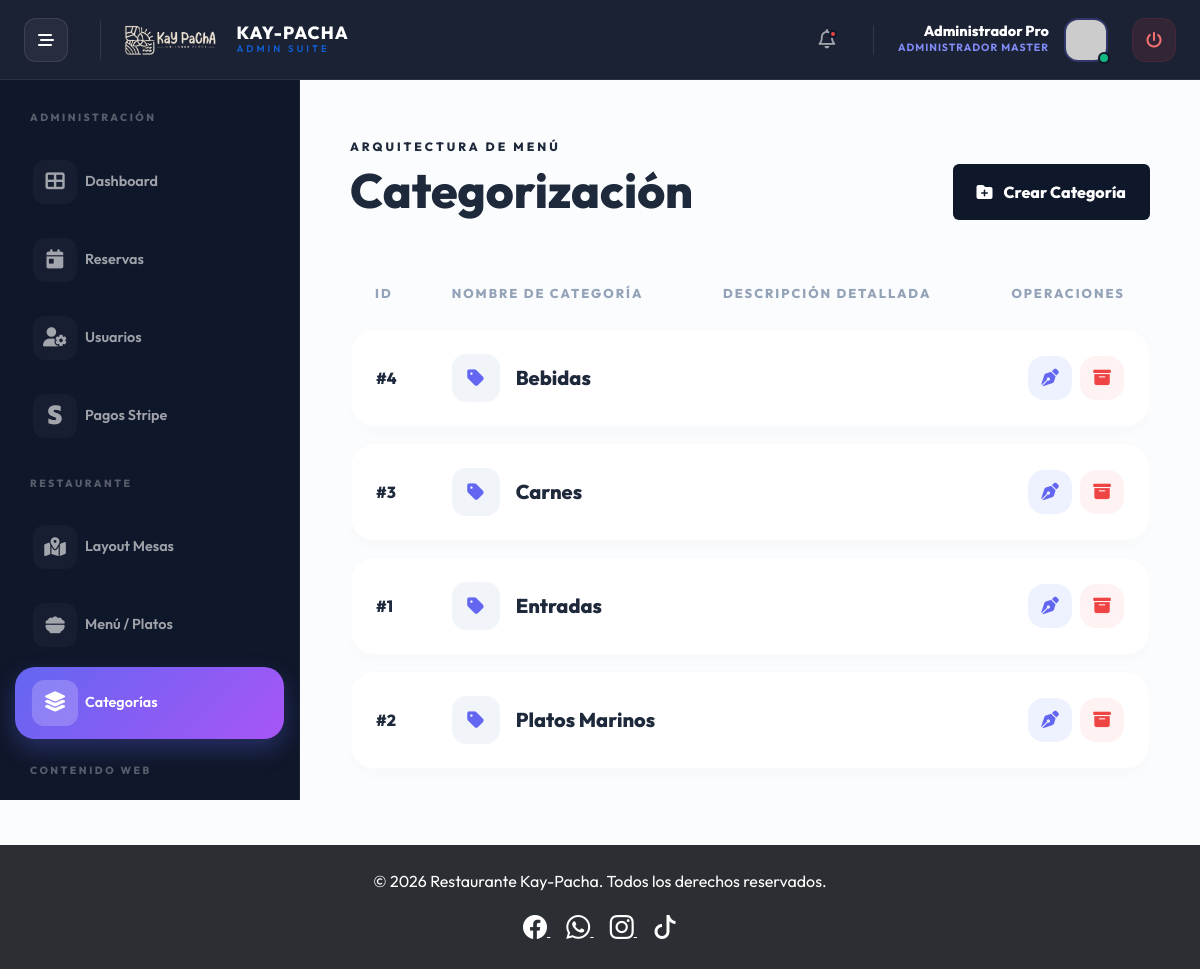
Page /controladores/admin/CategoriasAdminController.php (signed in) on the committed database.
### tables this page shows
CREATE TABLE IF NOT EXISTS `categorias_platos` (
  `id` int NOT NULL AUTO_INCREMENT,
  `nombre` varchar(150) NOT NULL,
  PRIMARY KEY (`id`)
);

### vistas/admin/categorias/index.php (the view, shortened to what this page needs)
<?php
require_once __DIR__ . '/../../layout/headerr.php';
require_once __DIR__ . '/../../layout/sidebar_admin.php';
?>
<div class="content-wrapper">
    <div class="d-flex justify-content-between align-items-end mb-5">
        <div>
            <h6 class="text-indigo fw-800 text-uppercase mb-2" style="letter-spacing: 3px; font-size: 0.75rem;">Arquitectura de Menú</h6>
            <h1 class="fw-800 text-slate-900 display-5 mb-0">Categorización</h1>
        </div>
        <div>
            <a href="/clientes/controladores/admin/CategoriasAdminController.php?accion=crear" class="btn btn-primary shadow-pro border-0 rounded-16 px-4 py-3 fw-800" style="background: var(--slate-900);">
                <i class="fas fa-folder-plus me-2"></i> Crear Categoría
            </a>
        </div>
    </div>
    <div class="table-responsive">
        <table class="table-pro">
            <thead>
                <tr>
                    <th>ID</th>
                    <th>Nombre de Categoría</th>
                    <th>Descripción Detallada</th>
                    <th class="text-end">Operaciones</th>
                </tr>
            </thead>
            <tbody>
                <?php if(!empty($categorias)): ?>
                    <?php foreach($categorias as $c): ?>
                        <tr>
                            <td><span class="fw-800 text-slate-900">#<?= (int)$c['id'] ?></span></td>
                            <td>
                                <div class="d-flex align-items-center gap-3">
                                    <div class="cat-icon-pro">
                                        <i class="fas fa-tag"></i>
                                    </div>
                                    <span class="fw-800 text-slate-900 fs-5"><?= htmlspecialchars($c['nombre']) ?></span>
                                </div>
                            </td>
                            <td>
                            </td>
                            <td class="text-end">
                                <div class="d-flex justify-content-end gap-2">
                                    <a href="/clientes/controladores/admin/CategoriasAdminController.php?accion=editar&id=<?= $c['id'] ?>"
                                       class="action-btn-pro btn-edit" title="Editar Categoría">
                                        <i class="fas fa-pen-nib"></i>
                                    </a>
                                    <a href="/clientes/controladores/admin/CategoriasAdminController.php?accion=eliminar&id=<?= $c['id'] ?>"
                                       class="action-btn-pro btn-delete" title="Archivar Categoría"
                                       onclick="return confirm('¿Seguro que desea eliminar esta categoría?')">
                                        <i class="fas fa-box-archive"></i>
                                    </a>
                                </div>
                            </td>
                        </tr>
                    <?php endforeach; ?>
                <?php else: ?>
                    <tr><td colspan="4" class="text-center py-5 text-muted fw-500">No se han definido categorías de menú.</td></tr>
                <?php endif; ?>
            </tbody>
        </table>
    </div>
</div>
<?php require_once __DIR__ . '/../../layout/footer.php'; ?>

### vistas/layout/headerr.php (style rules this page uses)
:root { --sidebar-width: 300px; --sidebar-mini-width: 90px; --navbar-height: 80px; --primary-pro: #6366f1; --secondary-pro: #4f46e5; --success-pro: #10b981; --danger-pro: #ef4444; --warning-pro: #f59e0b; --slate-50: #f8fafc; --slate-100: #f1f5f9; --slate-200: #e2e8f0; --slate-800: #1e293b; --slate-900: #0f172a; --radius-pro: 32px; --shadow-pro: 0 20px 50px rgba(0, 0, 0, 0.04); --dark-bg: #0f172a; --primary-gradient: linear-gradient(135deg, #6366f1 0%, #a855f7 100%); }
body { font-family: 'Outfit', sans-serif; background: #fbfcfe; color: var(--slate-800); margin: 0; padding-top: var(--navbar-height); transition: all 0.3s ease; -webkit-font-smoothing: antialiased; }
.fw-800 { font-weight: 800; }
.content-wrapper { margin-left: var(--sidebar-width); transition: all 0.5s cubic-bezier(0.4, 0, 0.2, 1); padding: 60px 50px; min-height: calc(100vh - var(--navbar-height)); }
.table-pro { width: 100%; border-collapse: separate; border-spacing: 0 16px; }
.table-pro thead th { background: transparent; border: none; color: #94a3b8; font-size: 0.8rem; text-transform: uppercase; letter-spacing: 2px; font-weight: 800; padding: 0 25px 10px; }
.table-pro tbody tr { background: #fff; box-shadow: 0 5px 15px rgba(0,0,0,0.02); border-radius: 24px; transition: all 0.3s cubic-bezier(0.4, 0, 0.2, 1); }
.table-pro tbody td { padding: 24px 25px; border-top: 1px solid var(--slate-50); border-bottom: 1px solid var(--slate-50); vertical-align: middle; }
.table-pro tbody td:first-child { border-left: 1px solid var(--slate-50); border-radius: 24px 0 0 24px; }
.table-pro tbody td:last-child { border-right: 1px solid var(--slate-50); border-radius: 0 24px 24px 0; }

### vistas/admin/categorias/index.php (style rules this page uses)
.cat-icon-pro { width: 48px; height: 48px; background: #f1f5f9; color: #6366f1; border-radius: 14px; display: flex; align-items: center; justify-content: center; font-size: 1.2rem; }
.action-btn-pro { width: 44px; height: 44px; display: flex; align-items: center; justify-content: center; border-radius: 16px; font-size: 1.1rem; transition: all 0.3s cubic-bezier(0.4, 0, 0.2, 1); text-decoration: none; }
.btn-edit { color: #6366f1; background: #eef2ff; }
.btn-delete { color: #ef4444; background: #fef2f2; }

### rows in the picture
categorias_platos: id "4", nombre "Bebidas"
categorias_platos: id "3", nombre "Carnes"
categorias_platos: id "1", nombre "Entradas"
categorias_platos: id "2", nombre "Platos Marinos"

### other values in the picture
$_SESSION['nombre'] "Administrador Pro"
